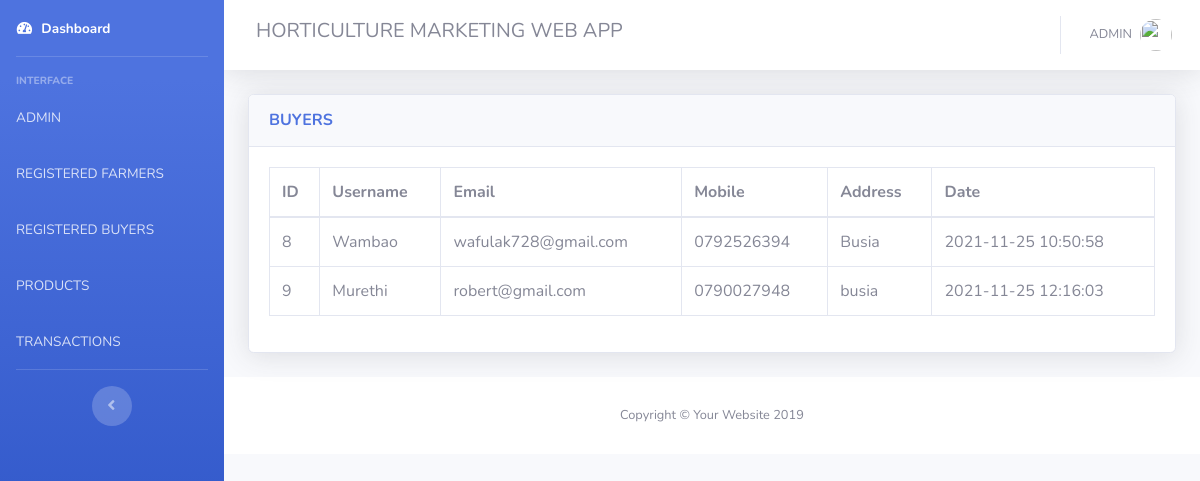
/admin/buyers.php (signed in), run on the app's committed database.
### tables this page shows
CREATE TABLE `buyer` (
  `bid` int(11) NOT NULL,
  `bname` varchar(50) NOT NULL,
  `busername` varchar(50) NOT NULL,
  `bmobile` varchar(15) NOT NULL,
  `bemail` varchar(50) NOT NULL,
  `bpassword` varchar(255) NOT NULL,
  `baddress` text NOT NULL,
  `bactive` int(10) NOT NULL,
  `code` mediumint(50) NOT NULL,
  `status` text NOT NULL,
  `regdate` timestamp NOT NULL DEFAULT current_timestamp()
);

### admin/buyers.php (the view, shortened to what this page needs)
<?php
include('security.php');
include('includes/header.php');
include('includes/navbar.php');
?>
<div class="container-fluid">
    <div class="card shadow mb-4">
        <div class="card-header py-3">
            <h6 class="m-0 font-weight-bold text-primary">BUYERS</h6>
        </div>
        <div class="card-body">
            <div class="table-responsive">
            <?php
                $query = "SELECT * FROM buyer";
                $query_run = mysqli_query($conn, $query);
            ?>
                <table class="table table-bordered" id="dataTable" width="100%" cellspacing="0">
                    <thead>
                        <tr>
                            <th> ID </th>
                            <th> Username </th>
                            <th>Email </th>
                            <th>Mobile</th>
                            <th>Address</th>
                            <th>Date</th>
                        </tr>
                    </thead>
                    <tbody>
                        <?php
                        if(mysqli_num_rows($query_run) > 0)
                        {
                            while($row = mysqli_fetch_assoc($query_run))
                            {
                        ?>
                            <tr>
                                <td><?php  echo $row['bid']; ?></td>
                                <td><?php  echo $row['busername']; ?></td>
                                <td><?php  echo $row['bemail']; ?></td>
                                <td><?php  echo $row['bmobile']; ?></td>
                                <td><?php  echo $row['baddress']; ?></td>
                                <td><?php  echo $row['regdate']; ?></td>
                            </tr>
                        <?php
                            }
                        }
                        else {
                            echo "No Record Found";
                        }
                        ?>
                    </tbody>
                </table>
            </div>
        </div>
    </div>
</div>
<?php
include('includes/footer.php');
?>

### data on the page
buyer: bid "8", busername "Wambao", bemail "wafulak728@gmail.com", bmobile "0792526394", baddress "Busia", regdate "2021-11-25 10:50:58"
buyer: bid "9", busername "Murethi", bemail "robert@gmail.com", bmobile "0790027948", baddress "busia", regdate "2021-11-25 12:16:03"
